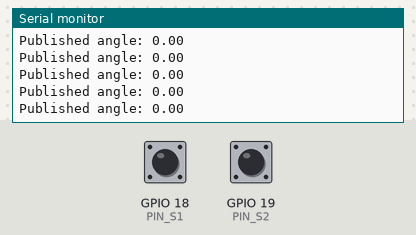
Bench run of a sketch on a simulated ESP32. Shown: the last lines printed to the serial monitor. The inputs (shaded band) are chosen by the test bench; at power-on: GPIO 18 (PIN_S1) HIGH, GPIO 19 (PIN_S2) HIGH. WiFi joins after 1.5 s; servers stay silent unless stated; no MQTT or app messages arrive unless stated.

Above: at 2.7 s.
2.8 s: GPIO 18 (PIN_S1) pulled LOW for 0.15 s
At 2.83 s:
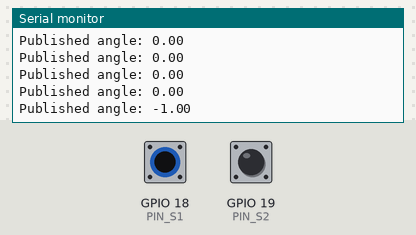
4.4 s: GPIO 19 (PIN_S2) pulled LOW for 0.15 s
At 4.44 s:
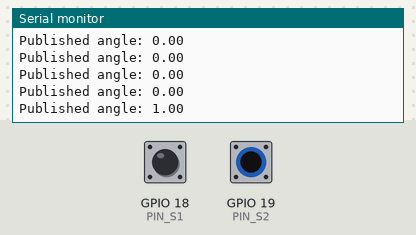
Timing chart, 0 to 7.4 s (numbered marks = the images above; inputs shaded):
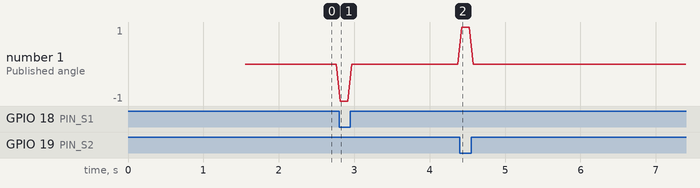

Measured:
- after the input at 2.8 s, the serial monitor: prints a new line at once (image 1)
- after the input at 4.4 s, the serial monitor: prints a new line at once (image 2)

The sketch:

steer_sensor.ino
```cpp
#include <WiFi.h>
#include <PubSubClient.h>
#include <ArduinoJson.h>

/* CONFIG */

const char* WIFI_SSID = "Galaxy A05 AL";
const char* WIFI_PASS = "whywifi1";

const char* MQTT_BROKER = "10.236.80.50";
const int   MQTT_PORT   = 1883;

const char* DEVICE_ID  = "VEH_001";
const char* MQTT_TOPIC = "vehicle/VEH_001/angle";

/*  ENCODER CONFIG */

#define PIN_S1 18
#define PIN_S2 19

const int   STEPS_PER_REV = 360;     // adjust to your pattern
const float DEG_PER_STEP = 360.0 / STEPS_PER_REV;

/*  OBJECTS */

WiFiClient espClient;
PubSubClient mqttClient(espClient);

/*  ENCODER STATE */

volatile int stepCount = 0;
volatile int lastState = 0b11;   // assume ON-ON is zero at start

portMUX_TYPE mux = portMUX_INITIALIZER_UNLOCKED;

/*  TIMING */

unsigned long lastPublishTime = 0;
const unsigned long PUBLISH_INTERVAL = 50; // 20 Hz

/*  ENCODER ISR */

void IRAM_ATTR encoderISR() {
  int s1 = digitalRead(PIN_S1);
  int s2 = digitalRead(PIN_S2);
  int currentState = (s1 << 1) | s2;

  portENTER_CRITICAL_ISR(&mux);

  if (currentState != lastState) {

    //  CLOCKWISE (RIGHT) --------
    if (
      (lastState == 0b11 && currentState == 0b10) ||
      (lastState == 0b10 && currentState == 0b00) ||
      (lastState == 0b00 && currentState == 0b01) ||
      (lastState == 0b01 && currentState == 0b11)
    ) {
      stepCount++;
    }

    // COUNTER-CLOCKWISE (LEFT) --------
    else if (
      (lastState == 0b11 && currentState == 0b01) ||
      (lastState == 0b01 && currentState == 0b00) ||
      (lastState == 0b00 && currentState == 0b10) ||
      (lastState == 0b10 && currentState == 0b11)
    ) {
      stepCount--;
    }

    lastState = currentState;
  }

  portEXIT_CRITICAL_ISR(&mux);
}

/*  WIFI */

void setupWiFi() {
  Serial.print("Connecting to WiFi");
  WiFi.begin(WIFI_SSID, WIFI_PASS);

  while (WiFi.status() != WL_CONNECTED) {
    delay(500);
    Serial.print(".");
  }

  Serial.println("\nWiFi connected");
  Serial.print("IP address: ");
  Serial.println(WiFi.localIP());
}

/* MQTT */

void reconnectMQTT() {
  while (!mqttClient.connected()) {
    Serial.print("Connecting to MQTT...");
    if (mqttClient.connect(DEVICE_ID)) {
      Serial.println("connected");
    } else {
      Serial.print("failed, rc=");
      Serial.print(mqttClient.state());
      delay(2000);
    }
  }
}

/*  SETUP */

void setup() {
  Serial.begin(115200);

  pinMode(PIN_S1, INPUT_PULLUP);
  pinMode(PIN_S2, INPUT_PULLUP);

  int s1 = digitalRead(PIN_S1);
  int s2 = digitalRead(PIN_S2);
  lastState = (s1 << 1) | s2;

  // Force zero if start at ON-ON
  if (lastState == 0b11) {
    stepCount = 0;
  }

  attachInterrupt(digitalPinToInterrupt(PIN_S1), encoderISR, CHANGE);
  attachInterrupt(digitalPinToInterrupt(PIN_S2), encoderISR, CHANGE);

  setupWiFi();
  mqttClient.setServer(MQTT_BROKER, MQTT_PORT);

  Serial.println("System started (ON-ON = ZERO)");
}


void loop() {
  if (!mqttClient.connected()) {
    reconnectMQTT();
  }
  mqttClient.loop();

  unsigned long now = millis();
  if (now - lastPublishTime >= PUBLISH_INTERVAL) {
    lastPublishTime = now;

    int steps;
    portENTER_CRITICAL(&mux);
    steps = stepCount;
    portEXIT_CRITICAL(&mux);

    float angle = steps * DEG_PER_STEP;
    angle = constrain(angle, -180.0, 180.0);

    StaticJsonDocument<64> doc;
    doc["angle"] = angle;

    char payload[64];
    serializeJson(doc, payload);

    mqttClient.publish(MQTT_TOPIC, payload);

    Serial.print("Published angle: ");
    Serial.println(angle, 2);
  }
}
```
